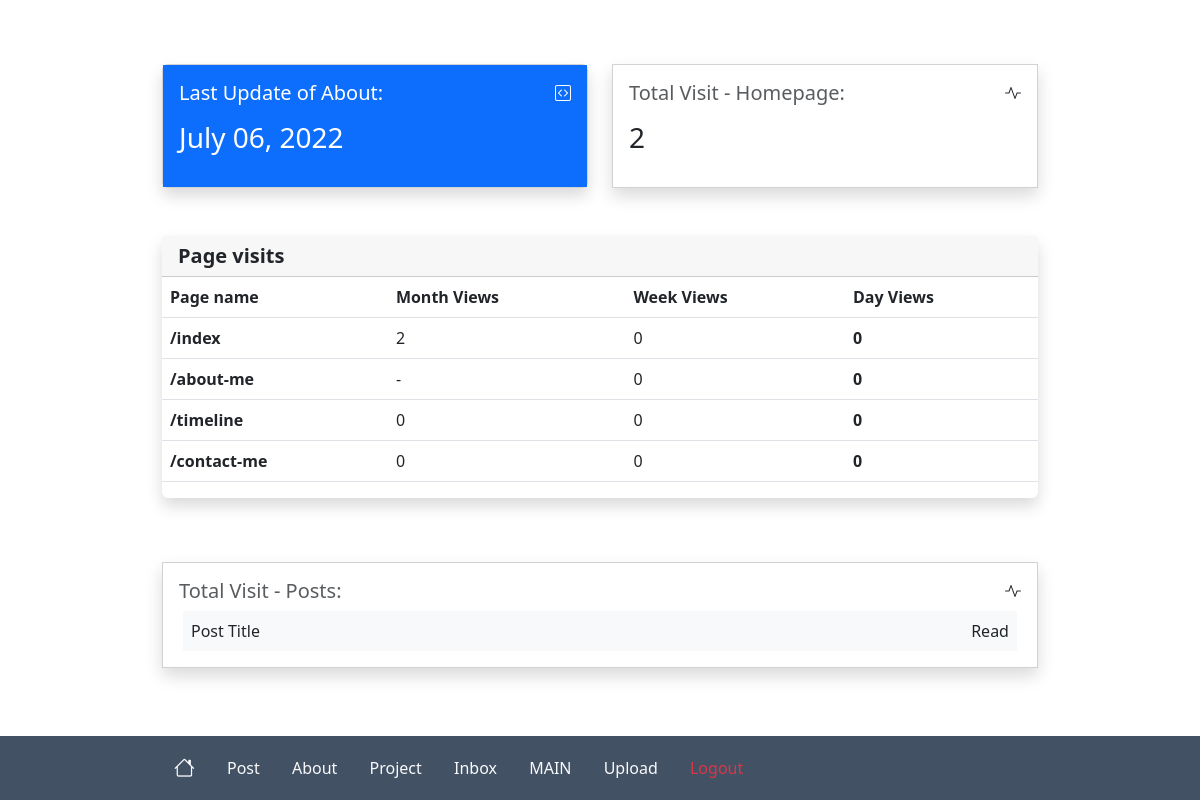
The page /admin/home (signed in) on the database as committed earlier.
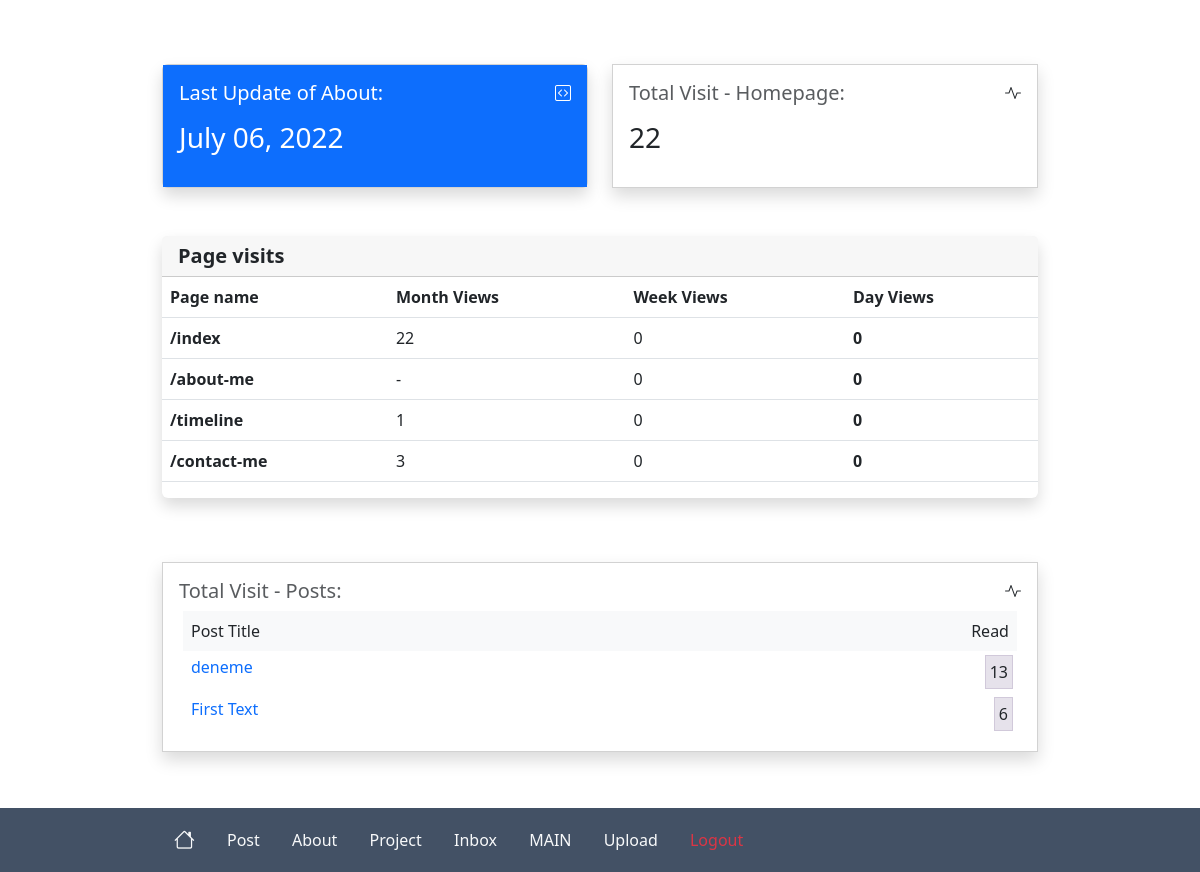
The same page on the database as committed later.
### website/models.py (models this page shows)
class Post(db.Model):
    id = db.Column(db.Integer, primary_key=True)
    text = db.Column(db.String, nullable=False, unique=True)
    title = db.Column(db.String, nullable=False, unique=True)
    date_created = db.Column(db.DateTime(timezone=True), default=func.now())
    author = db.Column(db.Integer, db.ForeignKey('user.id', ondelete='CASCADE'), nullable=False)
    likes = db.relationship('Like', backref='post', passive_deletes=True)
    kapak_photo = db.Column(db.String, nullable=False, default="0")
    image = db.Column(db.String, nullable=False, default="0")
    photo = db.Column(db.String, nullable=False, default="0")

### website/views.py (the view)
@views.route("/admin/admin-home")
@views.route("/admin/home")
@login_required
def adminhome_page():
    posts = Post.query.order_by(-Post.id).limit(15).all()
    projects = Project.query.all()
    contacts = Contact.query.all()
    about = About.query.filter_by(id='1').first()
    index_total_visit = Visit.query.filter_by(page='home-page').count()
    index_one_month_visit = Visit.query.filter(Visit.page=='home-page').filter(Visit.visit > date.today() - timedelta(days=30)).count()
    index_one_week_visit = Visit.query.filter(Visit.page=='home-page').filter(Visit.visit > date.today() - timedelta(days=7)).count()
    index_one_day_visit = Visit.query.filter(Visit.page=='home-page').filter(Visit.visit > date.today() - timedelta(days=1)).count()
    about_me_one_week_visit = Visit.query.filter(Visit.page=='about-me').filter(Visit.visit > date.today() - timedelta(days=7)).count()
    about_me_one_day_visit = Visit.query.filter(Visit.page=='about-me').filter(Visit.visit > date.today() - timedelta(days=1)).count()
    timeline_one_month_visit = Visit.query.filter(Visit.page=='timeline').filter(Visit.visit > date.today() - timedelta(days=30)).count()
    timeline_one_week_visit = Visit.query.filter(Visit.page=='timeline').filter(Visit.visit > date.today() - timedelta(days=7)).count()
    timeline_one_day_visit = Visit.query.filter(Visit.page=='timeline').filter(Visit.visit > date.today() - timedelta(days=1)).count()
    contact_one_month_visit = Visit.query.filter(Visit.page=='contact-page').filter(Visit.visit > date.today() - timedelta(days=30)).count()
    contact_one_week_visit = Visit.query.filter(Visit.page=='contact-page').filter(Visit.visit > date.today() - timedelta(days=7)).count()
    contact_one_day_visit = Visit.query.filter(Visit.page=='contact-page').filter(Visit.visit > date.today() - timedelta(days=1)).count()
    like = Like.query.all()
    return render_template('Admin/admin-home.html', index_one_day_visit=index_one_day_visit, index_one_week_visit=index_one_week_visit, index_total_visit=index_total_visit,
    about_me_one_week_visit=about_me_one_week_visit, about_me_one_day_visit=about_me_one_day_visit,
    index_one_month_visit=index_one_month_visit, like=like,
    contact_one_month_visit = contact_one_month_visit, contact_one_day_visit=contact_one_day_visit, contact_one_week_visit=contact_one_week_visit,
    timeline_one_month_visit = timeline_one_month_visit, timeline_one_week_visit=timeline_one_week_visit, timeline_one_day_visit=timeline_one_day_visit,
    user=current_user, posts=posts, about=about, projects=projects, contacts=contacts)

### website/__init__.py (called while the page is built)
def create_app():
    app=Flask(__name__,template_folder='templates/')
    app.config['SECRET_KEY'] = 'gsdhajweu gda baasu'
    app.config['SQLALCHEMY_DATABASE_URI'] = f'sqlite:///{DB_NAME}'
    db.init_app(app)
    from .views import views
    from .auth import auth
    app.register_blueprint(views, url_prefix='/')
    app.register_blueprint(auth, url_prefix='/admin/')
    from .models import User, Post, Like, About, Project, Contact, Visit, Upload
    create_database(app)
    login_manager = LoginManager()
    login_manager.login_view = "auth.sign_in"
    login_manager.init_app(app)
    @login_manager.user_loader
    def load_user(id):
        return User.query.get(int(id))
    return app

### website/templates/Admin/admin-home.html (shortened to what the changed rows need)
{% extends "Admin/admin-base.html" %}  {%block content%}
<div class="row">
  <div class="col-12 col-md-6 mt-3">
    <div class="card widget-flat rounded-0 shadow">
      <div class="card-body">
        <div class="float-end">
          <i class="bi bi-activity"></i>
        </div>
        <h5 class="text-muted fw-normal mt-0" title="Growth">
          Total Visit - Homepage:
        </h5>
        <h3 class="mt-3 mb-3">{{ index_total_visit }}</h3>
      </div>
    </div>
  </div>
  <div class="col-12 mt-5 mb-5">
    <div class="row">
      <div class="col-12">
        <div class="card border-0 shadow">
          <div class="card-header">
            <div class="row align-items-center">
              <div class="col">
                <h2 class="fs-5 fw-bold mb-0">Page visits</h2>
              </div>
            </div>
          </div>
          <div class="table-responsive">
            <table class="table align-items-center table-flush">
              <thead class="thead-light">
                <tr>
                  <th class="border-bottom" scope="col">Page name</th>
                  <th class="border-bottom" scope="col">Month Views</th>
                  <th class="border-bottom" scope="col">Week Views</th>
                  <th class="border-bottom" scope="col">Day Views</th>
                </tr>
              </thead>
              <tbody>
                <tr>
                  <th class="text-gray-900" scope="row">/index</th>
                  <td class="text-gray-500">{{ index_one_month_visit }}</td>
                  <td class="text-gray-500">{{ index_one_week_visit }}</td>
                  <td class="fw-bolder text-gray-500">
                    {{ index_one_day_visit }}
                  </td>
                </tr>
                <tr>
                  <th class="text-gray-900" scope="row">/about-me</th>
                </tr>
                <tr>
                  <th class="text-gray-900" scope="row">/timeline</th>
                  <td class="text-gray-500">{{timeline_one_month_visit}}</td>
                  <td class="text-gray-500">{{timeline_one_week_visit}}</td>
                  <td class="fw-bolder text-gray-500">
                    {{timeline_one_day_visit}}
                  </td>
                </tr>
                <tr>
                  <th class="text-gray-900" scope="row">/contact-me</th>
                  <td class="text-gray-500">{{contact_one_month_visit}}</td>
                  <td class="text-gray-500">{{contact_one_week_visit}}</td>
                  <td class="fw-bolder text-gray-500">
                    {{contact_one_day_visit}}
                  </td>
                </tr>
              </tbody>
            </table>
          </div>
        </div>
      </div>
    </div>
  </div>
  <div class="col-12 col-md-12 mt-3">
    <div class="card widget-flat rounded-0 shadow">
      <div class="card-body">
        <div class="row px-3">
          {%for post in posts%}
          <div class="col-8 p-1">
            <span class="mt-3 mb-3 writing-heading ps-1">
              <a href="/writing-detail/{{post.id}}" target="_blank" class="link"
                >{{ post.title|truncate(50, True, '..') }}</a
              >
            </span>
          </div>
          <div class="col-4 p-1">
            <div class="d-inline-flex bd-highlight float-end p-1">
              {{post.likes|length}}
            </div>
          </div>
          {%endfor%}
        </div>
      </div>
    </div>
  </div>
</div>
{% endblock %}

Rows that differ between the two databases and show on the page:
added Post: title "deneme", likes|length "13"
added Post: title "First Text", likes|length "6"
Other text that changed with them:
{{ index_total_visit }}: "2" → "22"
{{ index_one_month_visit }}: "2" → "22"
{{ timeline_one_month_visit }}: "0" → "1"
{{ contact_one_month_visit }}: "0" → "3"
